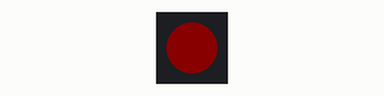
Recording of a sketch running on a simulated Arduino Uno, built with avr-gcc and run on an emulated ATmega328P. Parts: 1 RGB LEDs in strip order, left to right. Dim RGB values are drawn brighter than linear.

Above: at 0.2 s.
At 0.7 s:
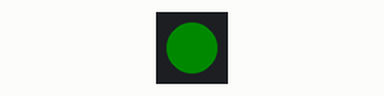
At 2.7 s:
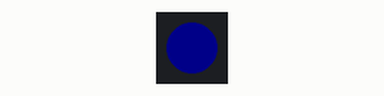
Timing chart, 0 to 3.5 s (numbered marks = the images above):
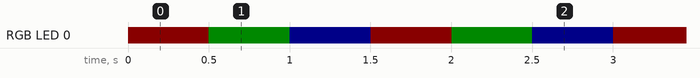

The sketch:

GemmaDotStar.ino
```cpp
// Example code which shows how to change the color of the DotStar pixel on the
// Adafruit Gemma M0. This will cycle the pixel through Red->Green->Blue every 1/2 second.
// https://adafruit.github.io/Adafruit_DotStar/html/class_adafruit___dot_star.html
// You will need to install the Adafruit_DotStar library, use Tools -> Manage Libraries

#include <Adafruit_DotStar.h>

const int numberOfPixelsInStrip = 1;
const int dataPin = 3;
const int clockPin = 4;
const int delayTime = 500; // (half a second)
const int brightness = 10; // 0 = off, 255 = max

Adafruit_DotStar strip = Adafruit_DotStar(numberOfPixelsInStrip, dataPin, clockPin, DOTSTAR_BGR);

void setup() {

  // Initialize DotStar LED - it is a 'strip' of one
  strip.begin(); // Initialize pins for output
  strip.show();  // Turn all LEDs off ASAP
  strip.setBrightness(brightness);

  // For Debugging
  Serial.begin(9600);
}

void loop() {

  strip.setPixelColor(0, 0xFF0000); // red
  strip.show();
  delay(delayTime);

  strip.setPixelColor(0, 0x00FF00); // green
  strip.show();
  delay(delayTime);

  strip.setPixelColor(0, 0x0000FF); // blue
  strip.show();
  delay(delayTime);
}
```

Measured:
- by itself, RGB LED 0: repeats every 1.5 s: RGB(0, 10, 0) 0.50 s, RGB(0, 0, 10) 0.50 s, RGB(10, 0, 0) 0.50 s
- by itself, everything shown: repeats every 1.5 s, in 3 steps
